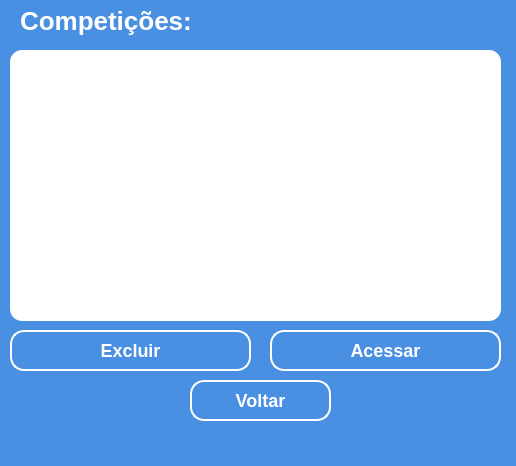
<?xml version="1.0" encoding="UTF-8"?>
<ui version="4.0">
 <class>janela_ve_competicoes</class>
 <widget class="QMainWindow" name="janela_ve_competicoes">
  <property name="geometry">
   <rect>
    <x>0</x>
    <y>0</y>
    <width>516</width>
    <height>466</height>
   </rect>
  </property>
  <property name="windowTitle">
   <string>MainWindow</string>
  </property>
  <property name="styleSheet">
   <string notr="true">*{
	background-color: #4A90E2;
}

QLabel{
	font-family: &quot;Segoe UI&quot;;
	font-weight: bold;
	font-size: 18px;
    color: #fff;
}

#_txt_titulo{
	font-size: 26px;
}

QLineEdit{
    background: #ffffff;
    border: 2px solid #4A90E2;
    border-radius: 8px;
    padding: 5px 10px;

    font-family: &quot;Segoe UI&quot;;
    font-weight: bold;
    font-size: 16px;
    color: #333333;
}

QLineEdit:focus{
    border-color: #53A3FF;
    background: #E6F7FF; 
}

QLineEdit:disabled {
    background: #f0f0f0;
    border: 2px solid #cccccc;
    color: #999999;
}

QPushButton{
    background: #4A90E2;
    border: 2px solid #fff;
    border-radius: 14px;
    padding: 10px 20px;

	font-family: &quot;Segoe UI&quot;;
	font-weight: bold;
	font-size: 18px;
    color: #fff;
}

QPushButton:hover{
    background: #53A3FF;
    border: 2px solid #fff;
    border-radius: 12px;
    padding: 10px 20px;
}

QTableWidget {
    background-color: #ffffff; 	/* Define a cor de fundo do QTableWidget como branco */
    border-radius: 12px; /* Arredonda os cantos do QTableWidget em 8px */
    gridline-color: #cccccc; /* Define a cor das linhas da grade no QTableWidget */
    font-family: &quot;Segoe UI&quot;; /* Define a fonte do texto no QTableWidget */
    font-weight: bold; /* Define o peso da fonte como negrito */
    font-size: 16px; /* Define o tamanho da fonte como 16px */
    color: #333333; /* Define a cor do texto como cinza escuro */
}

QTableWidget::item {
    border: none; /* Remove as bordas dos itens individuais no QTableWidget */
    font-family: &quot;Segoe UI&quot;; /* Define a fonte do texto dos itens */
    font-size: 18px; /* Define o tamanho da fonte dos itens como 16px */
    color: #333333; /* Define a cor do texto dos itens como cinza escuro */
}

QTableWidget::item:selected {
    background-color: #4A90E2; /* Define a cor de fundo do item selecionado como azul */
    color: #ffffff; /* Define a cor do texto do item selecionado como branco */
}

QHeaderView::section {
    background-color: #4A90E2; /* Define a cor de fundo das seções do cabeçalho como azul */
    border: 1px solid #ffffff; /* Adiciona uma borda branca de 1px ao redor das seções do cabeçalho */
    font-family: &quot;Segoe UI&quot;; /* Define a fonte do texto do cabeçalho */
    font-size: 16px; /* Define o tamanho da fonte do cabeçalho como 16px */
    color: #ffffff; /* Define a cor do texto do cabeçalho como branco */
    text-align: center; /* Centraliza o texto no cabeçalho */
}

QHeaderView::section:hover {
    background-color: #53A3FF; /* Altera a cor de fundo da seção do cabeçalho ao passar o mouse */
}

QHeaderView {
    background-color: #4A90E2; /* Define a cor de fundo geral do QHeaderView como azul */
    border: none; /* Remove as bordas do QHeaderView */
    font-family: &quot;Segoe UI&quot;; /* Define a fonte do texto no QHeaderView */
    font-weight: bold; /* Define o texto como negrito */
    font-size: 16px; /* Define o tamanho da fonte no QHeaderView como 16px */
    color: #ffffff; /* Define a cor do texto no QHeaderView como branco */
}

QTableCornerButton::section {
    background-color: #4A90E2; /* Define a cor de fundo do botão no canto superior esquerdo da tabela como azul */
    border: 1px solid #ffffff; /* Adiciona uma borda branca de 1px ao botão do canto */
}
</string>
  </property>
  <widget class="QWidget" name="centralwidget">
   <widget class="QTableWidget" name="_tw_competicoes">
    <property name="geometry">
     <rect>
      <x>10</x>
      <y>50</y>
      <width>491</width>
      <height>271</height>
     </rect>
    </property>
   </widget>
   <widget class="QLabel" name="_txt_titulo">
    <property name="geometry">
     <rect>
      <x>20</x>
      <y>0</y>
      <width>171</width>
      <height>41</height>
     </rect>
    </property>
    <property name="text">
     <string>Competições:</string>
    </property>
   </widget>
   <widget class="QPushButton" name="_btn_excluir">
    <property name="geometry">
     <rect>
      <x>10</x>
      <y>330</y>
      <width>241</width>
      <height>41</height>
     </rect>
    </property>
    <property name="cursor">
     <cursorShape>PointingHandCursor</cursorShape>
    </property>
    <property name="text">
     <string>Excluir</string>
    </property>
   </widget>
   <widget class="QPushButton" name="_btn_acessar">
    <property name="geometry">
     <rect>
      <x>270</x>
      <y>330</y>
      <width>231</width>
      <height>41</height>
     </rect>
    </property>
    <property name="cursor">
     <cursorShape>PointingHandCursor</cursorShape>
    </property>
    <property name="text">
     <string>Acessar</string>
    </property>
   </widget>
   <widget class="QPushButton" name="_btn_voltar">
    <property name="geometry">
     <rect>
      <x>190</x>
      <y>380</y>
      <width>141</width>
      <height>41</height>
     </rect>
    </property>
    <property name="cursor">
     <cursorShape>PointingHandCursor</cursorShape>
    </property>
    <property name="text">
     <string>Voltar</string>
    </property>
   </widget>
  </widget>
  <widget class="QMenuBar" name="menubar">
   <property name="geometry">
    <rect>
     <x>0</x>
     <y>0</y>
     <width>516</width>
     <height>21</height>
    </rect>
   </property>
  </widget>
  <widget class="QStatusBar" name="statusbar"/>
 </widget>
 <resources/>
 <connections/>
</ui>
